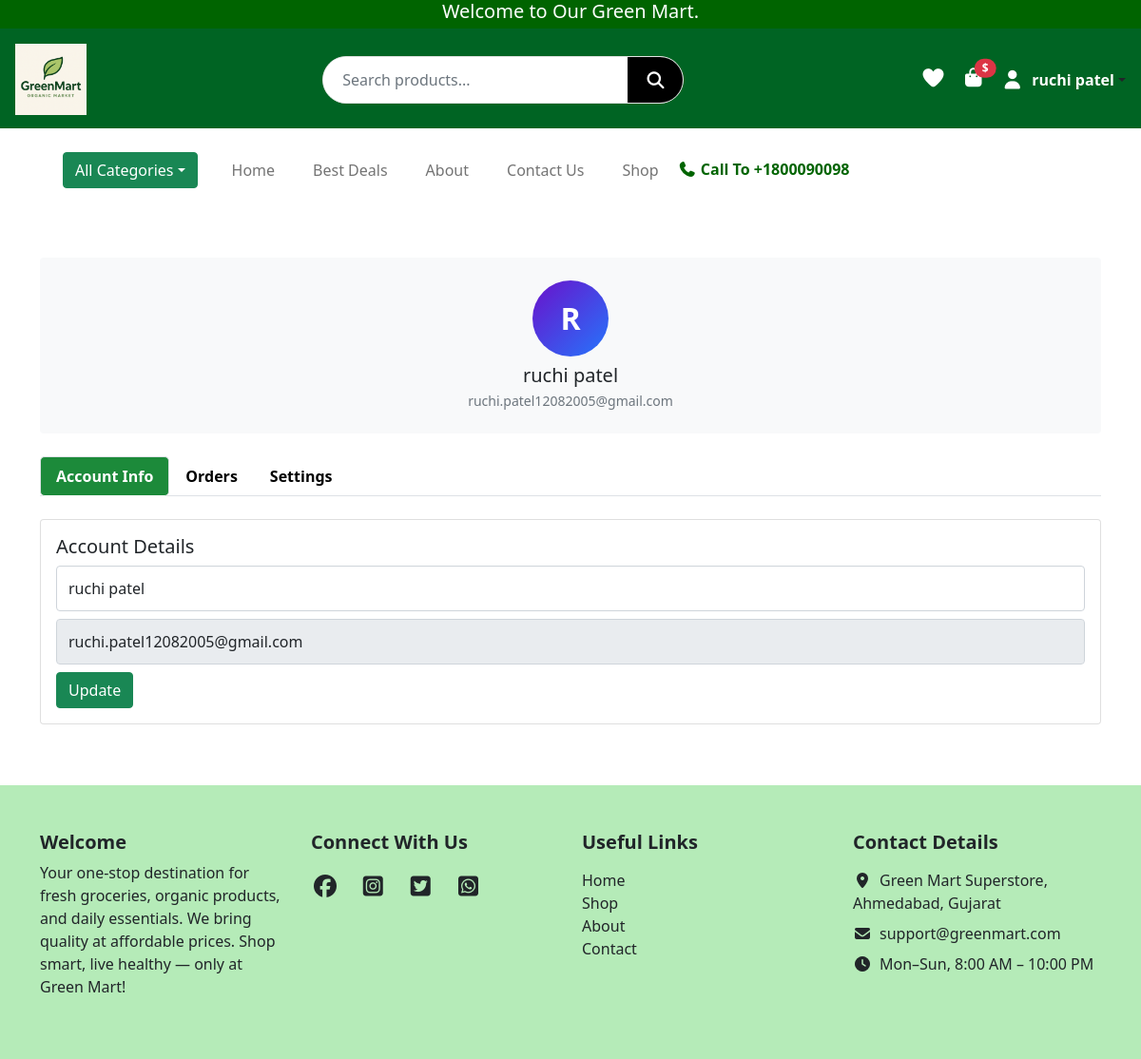
Screenshot of /profile (signed in) with the database file from the repository.
### website/models.py (models this page shows, shortened)
class User(UserMixin, db.Model):
    __tablename__ = "users"
    id = db.Column(db.Integer, primary_key=True)
    name = db.Column(db.String(50), nullable=False)
    email = db.Column(db.String(120), unique=True, nullable=False)
    password_hash = db.Column(db.String(128), nullable=False)
    role = db.Column(db.String(20), default="customer")
    is_verified = db.Column(db.Boolean, default=False)

### website/views.py (the view)
@views.route("/profile")
@login_required
def profile():
    login_form = LoginForm()
    signup_form = SignupForm()
    orders = (
        Order.query.filter_by(user_id=current_user.id).order_by(Order.id.desc()).all()
    )
    return render_template(
        "profile.html",
        user=current_user,
        orders=orders,
        login_form=login_form,
        signup_form=signup_form,
    )

### website/forms.py
class LoginForm(FlaskForm):
    email = StringField("Email", validators=[DataRequired(), Email()])
    password = PasswordField("Password", validators=[DataRequired()])
    submit = SubmitField("Login")

class SignupForm(FlaskForm):
    name = StringField("Name", validators=[DataRequired(), Length(min=2, max=50)])
    email = StringField("Email", validators=[DataRequired(), Email()])
    password = PasswordField("Password", validators=[DataRequired(), Length(min=6)])
    confirm_password = PasswordField(
        "Confirm Password", validators=[DataRequired(), EqualTo("password")]
    )
    submit = SubmitField("Sign Up")

### website/templates/profile.html (shortened to what this page needs)
{% extends "base.html" %}
{% block content %}
<div class="container py-5">
  <div class="profile-header text-center bg-light p-4 rounded mb-4">
    <div class="avatar mx-auto mb-2">
      {{ current_user.name[0]|upper if current_user.is_authenticated else 'U' }}
    </div>
    <h5 class="mb-1">
      {{ current_user.name if current_user.is_authenticated else 'Guest User' }}
    </h5>
    <p class="text-muted small mb-0">
      {{ current_user.email if current_user.is_authenticated else 'guest@example.com' }}
    </p>
  </div>
  <ul class="nav nav-tabs mb-4" id="profileTabs">
    <li class="nav-item">
      <a class="nav-link active" data-bs-toggle="tab" href="#account">Account Info</a>
    </li>
    <li class="nav-item">
      <a class="nav-link" data-bs-toggle="tab" href="#orders">Orders</a>
    </li>
    <li class="nav-item">
      <a class="nav-link" data-bs-toggle="tab" href="#settings">Settings</a>
    </li>
  </ul>
  <div class="tab-content">
    <div id="account" class="tab-pane fade show active">
      <div class="card p-3 mb-3">
        <h5>Account Details</h5>
        <form method="POST" action="{{ url_for('views.update_profile') }}">
          <input type="text" name="name" value="{{ user.name }}" class="form-control mb-2">
          <input type="email" value="{{ user.email }}" class="form-control mb-2" readonly>
          <button class="btn btn-success">Update</button>
        </form>
      </div>
    </div>
  </div>
</div>
{% endblock %}

### website/templates/base.html (shortened to what this page needs)
<!DOCTYPE html>
<html lang="en">
<head>
  <link rel="stylesheet" href="{{ url_for('static', filename='css/style.css') }}">
  <link href="https://cdn.jsdelivr.net/npm/bootstrap@5.0.2/dist/css/bootstrap.min.css" rel="stylesheet">
  <link rel="stylesheet" href="https://cdnjs.cloudflare.com/ajax/libs/font-awesome/7.0.1/css/all.min.css">
  <link rel="stylesheet" href="https://cdn.jsdelivr.net/npm/bootstrap-icons@1.11.1/font/bootstrap-icons.css">
  <link href="https://cdn.jsdelivr.net/npm/bootstrap-icons@1.11.1/font/bootstrap-icons.css" rel="stylesheet">
</head>
<body>
<div class="container-fluid top-header">
  <h5 class="text-center mb-0">Welcome to Our Green Mart.</h5>
</div>
<header class="main-header d-flex flex-wrap align-items-center justify-content-between p-3">
  <div class="logo-area">
    <a href="{{ url_for('views.home') }}">
      <img src="{{ url_for('static', filename='images/logo.png') }}" alt="logo" class="img-fluid">
    </a>
  </div>
  <div class="search-area flex-grow-1 mx-3 position-relative d-none d-lg-flex">
    <form class="search-box d-flex" action="{{ url_for('views.search') }}" method="get">
      <input type="text" name="q" id="liveSearch" class="form-control" placeholder="Search products..." autocomplete="off">
      <button type="submit"><i class="fa-solid fa-magnifying-glass"></i></button>
    </form>
  </div>
  <div class="icons-area d-flex align-items-center gap-3 flex-shrink-0">
    <a href="{{ url_for('views.wishlist') }}"><i class="fa-solid fa-heart"></i></a>
    <div class="cart-box position-relative">
      <a href="{{ url_for('views.cart') }}">
        <i class="fa-solid fa-bag-shopping fs-5"></i>
      </a>
      <span class="cart-price position-absolute top-0 start-100 translate-middle badge rounded-pill bg-danger">
        ${{ subtotal }}
      </span>
    </div>
    {% if current_user.is_authenticated %}
    <div class="dropdown">
      <a class="d-flex align-items-center text-dark text-decoration-none dropdown-toggle" data-bs-toggle="dropdown">
        <i class="fa-solid fa-user fs-5"></i>
        <span class="ms-2 fw-bold" style="color:white;">{{ current_user.name }}</span>
      </a>
    </div>
    {% else %}
      <i class="fa-solid fa-user fs-5" data-bs-toggle="modal" data-bs-target="#loginModal"></i>
    {% endif %}
  </div>
</header>
<div class="container nav">
  <nav class="navbar navbar-expand-lg navbar-light bg-white p-4">
    <div class="container-fluid">
      <div class="dropdown me-3">
        <button class="btn btn-success dropdown-toggle" data-bs-toggle="dropdown">All Categories</button>
      </div>
      <div class="collapse navbar-collapse" id="mainNavbar">
        <ul class="navbar-nav me-auto mb-2 mb-lg-0">
          <li class="nav-item"><a class="nav-link" href="{{ url_for('views.home') }}">Home</a></li>
          <li class="nav-item"><a class="nav-link" href="{{ url_for('views.best_deals') }}">Best Deals</a></li>
          <li class="nav-item"><a class="nav-link" href="{{ url_for('views.about') }}">About</a></li>
          <li class="nav-item"><a class="nav-link" href="{{ url_for('views.contact') }}">Contact Us</a></li>
          <li class="nav-item"><a class="nav-link" href="{{ url_for('views.shop') }}">Shop</a></li>
        </ul>
        <h6 class="mb-0 ms-auto"><i class="fa-solid fa-phone"></i> Call To +1800090098</h6>
      </div>
    </div>
  </nav>
</div>
{% block content %}{% endblock %}
<footer class="text-dark py-5" style="background-color: #13be1e50;">
  <div class="container">
    <div class="row g-4">
      <div class="col-12 col-md-3">
        <h5 class="fw-bold">Welcome</h5>
        <p>Your one-stop destination for fresh groceries, organic products, and daily essentials.
          We bring quality at affordable prices. Shop smart, live healthy — only at Green Mart!</p>
      </div>
      <div class="col-12 col-md-3">
        <h5 class="fw-bold mb-3">Connect With Us</h5>
        <a href="#" class="text-dark fs-4 me-3"><i class="fa-brands fa-facebook"></i></a>
        <a href="#" class="text-dark fs-4 me-3"><i class="fa-brands fa-square-instagram"></i></a>
        <a href="#" class="text-dark fs-4 me-3"><i class="fa-brands fa-square-twitter"></i></a>
        <a href="#" class="text-dark fs-4"><i class="fa-brands fa-square-whatsapp"></i></a>
      </div>
      <div class="col-12 col-md-3">
        <h5 class="fw-bold mb-3">Useful Links</h5>
        <ul class="list-unstyled">
          <li><a href="" class="text-dark text-decoration-none">Home</a></li>
          <li><a href="" class="text-dark text-decoration-none">Shop</a></li>
          <li><a href="" class="text-dark text-decoration-none">About</a></li>
          <li><a href="" class="text-dark text-decoration-none">Contact</a></li>
        </ul>
      </div>
      <div class="col-12 col-md-3">
        <h5 class="fw-bold mb-3">Contact Details</h5>
        <ul class="list-unstyled">
          <li class="mb-2"><i class="fa-solid fa-location-dot me-2"></i>Green Mart Superstore, Ahmedabad, Gujarat</li>
          <li class="mb-2"><i class="fa-solid fa-envelope me-2"></i>support@greenmart.com</li>
          <li><i class="fa-solid fa-clock me-2"></i>Mon–Sun, 8:00 AM – 10:00 PM</li>
        </ul>
      </div>
    </div>
  </div>
</footer>
</body>
</html>

### website/static/css/style.css (style rules this page uses)
body, html { overflow-x: hidden; }
.container, .container-fluid { padding-left: 15px; padding-right: 15px; }
.top-header { background-color: #006400; color: white; height: 30px; display: flex; justify-content: center; }
.main-header { height: 105px; background: #006423; display: flex; align-items: center; justify-content: space-between; padding: 0 40px; }
.logo-area img { height: 75px; }
.search-area { flex-grow: 1; display: flex; justify-content: center; }
.search-box { width: 45%; background: #ffffff; display: flex; border-radius: 40px; overflow: hidden; border: 1px solid #e2e2e2; }
.search-box input { flex: 1; border: none; outline: none; padding: 14px 20px; font-size: 16px; }
.search-box button { width: 58px; background: #000; border: none; display: flex; justify-content: center; align-items: center; cursor: pointer; }
.search-box button i { color: white; font-size: 18px; }
.icons-area { display: flex; align-items: center; gap: 25px; }
.icons-area i { font-size: 22px; color: white; cursor: pointer; }
.cart-box { display: flex; align-items: center; gap: 5px; }
.cart-price { color: white; font-size: 17px; font-weight: 500; }
.navbar-nav .nav-link { font-size: 16px; font-weight: 500; margin: 0 12px; color: #000; }
.navbar h6 { margin: 0; font-weight: 600; color: #006400; }
li { list-style: none; }
.nav-tabs .nav-link { color: #000; font-weight: 600; }
.nav-tabs .nav-link.active { color: #fff !important; background: #1c8a3a !important; border-radius: 5px; }
.form-control { height: 48px; }
body { background: #f4f6f8; font-family: Arial }
input { width: 100%; padding: 10px; margin-bottom: 10px; border: 1px solid #ccc; border-radius: 5px }
.avatar { width: 80px; height: 80px; background: linear-gradient(135deg, #6a11cb, #2575fc); color: #fff; font-size: 32px; font-weight: bold; border-radius: 50%; display: flex; align-items: center; justify-content: center; }

### rows the page displays
User: name "ruchi patel", name "R", email "ruchi.patel12082005@gmail.com"
